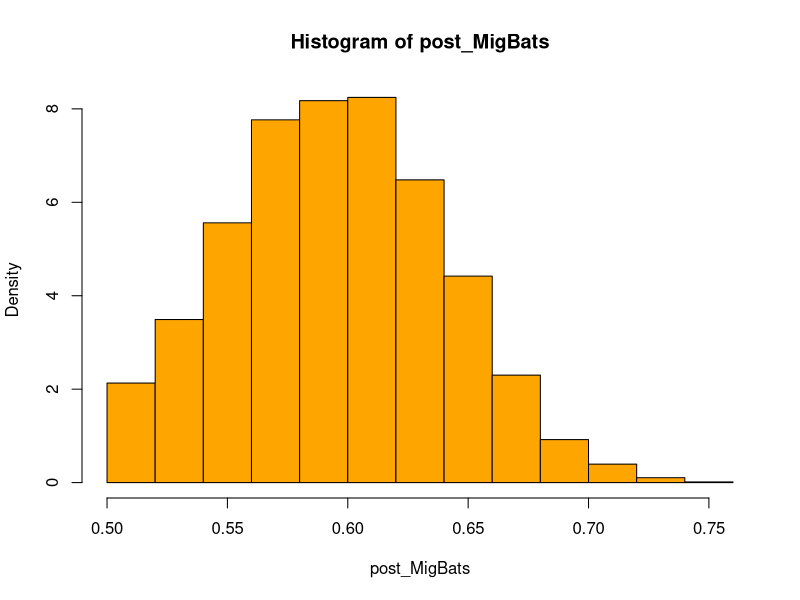
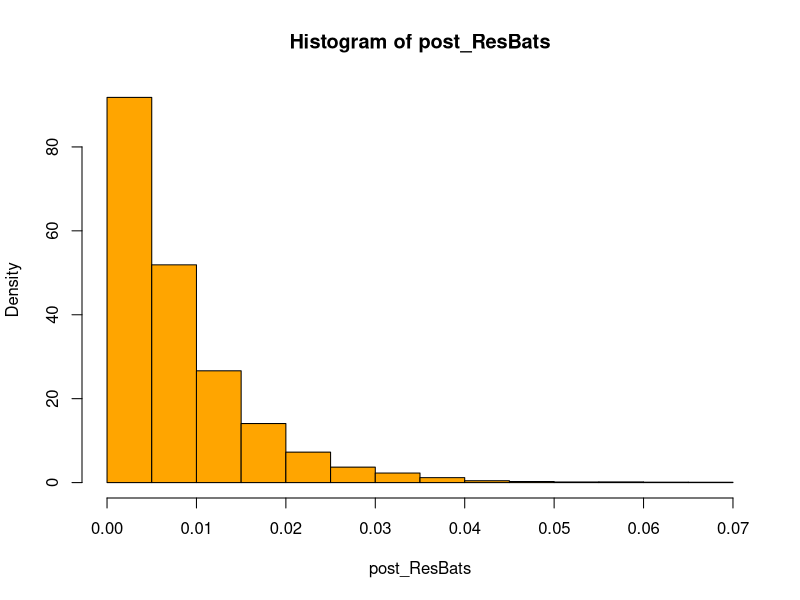
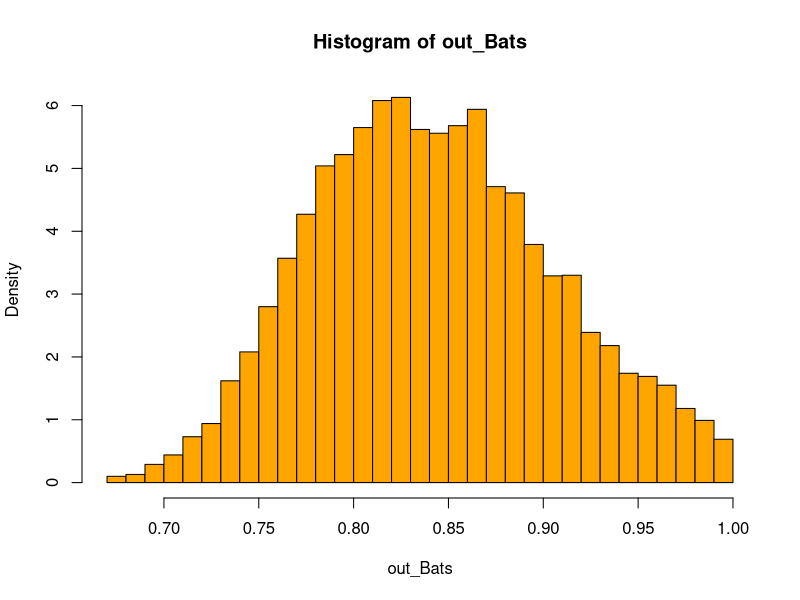
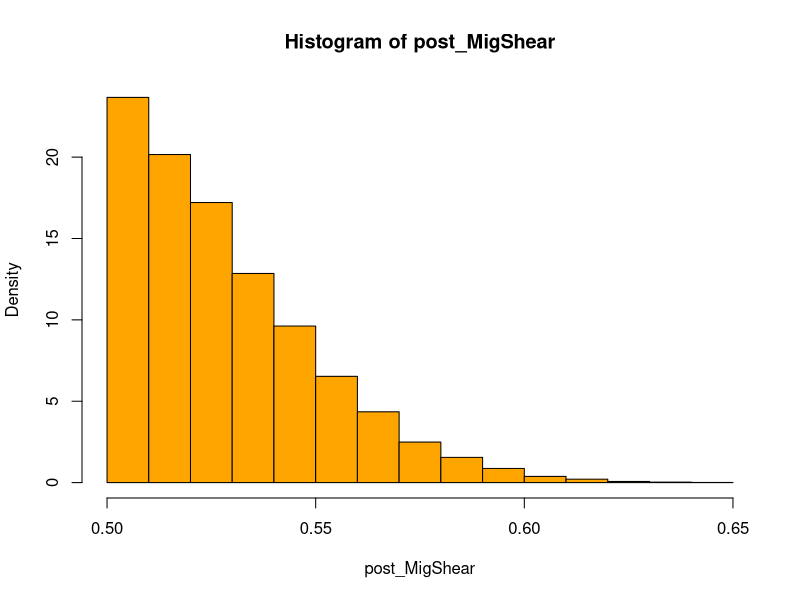
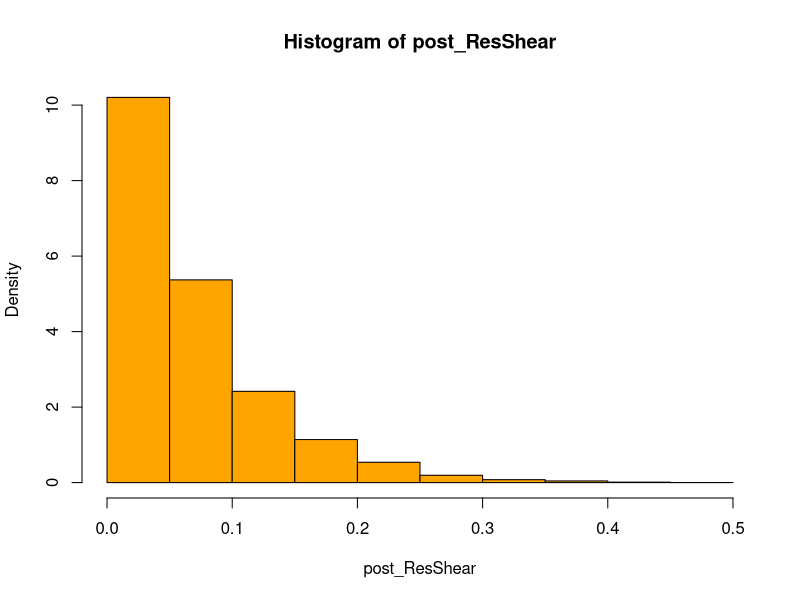
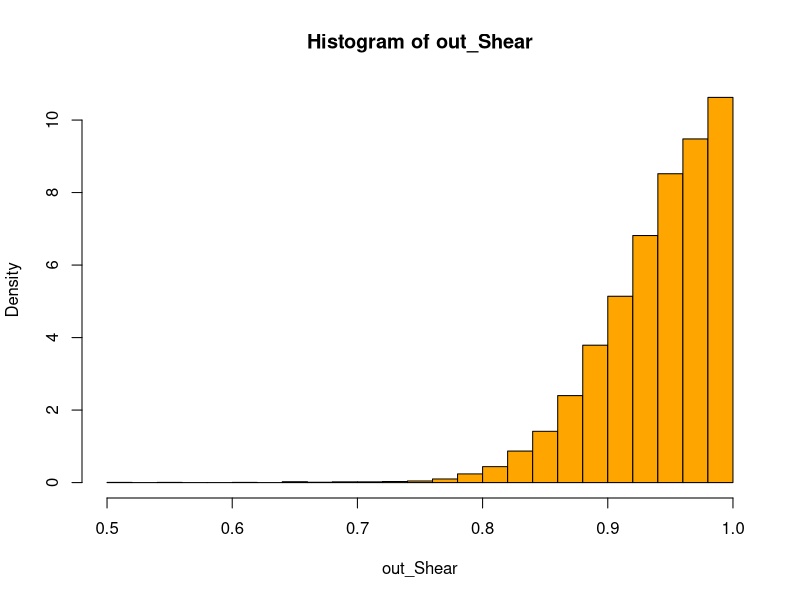
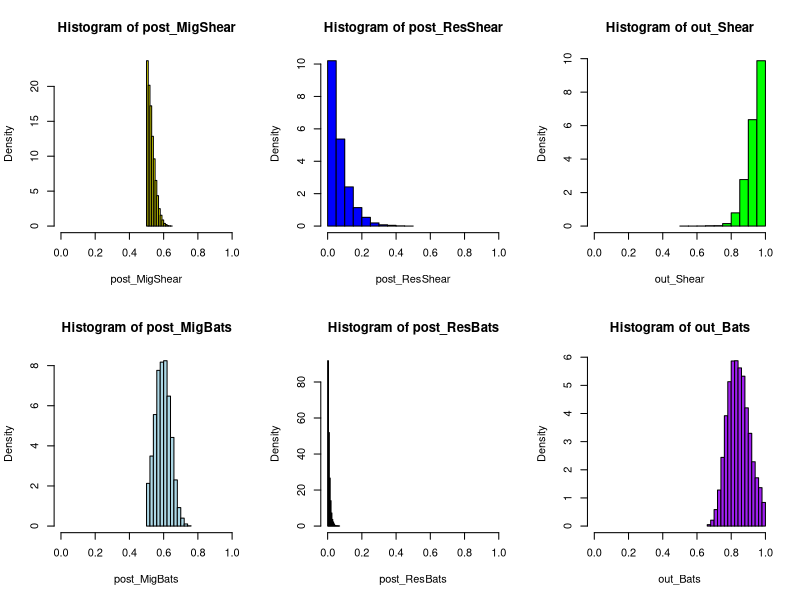
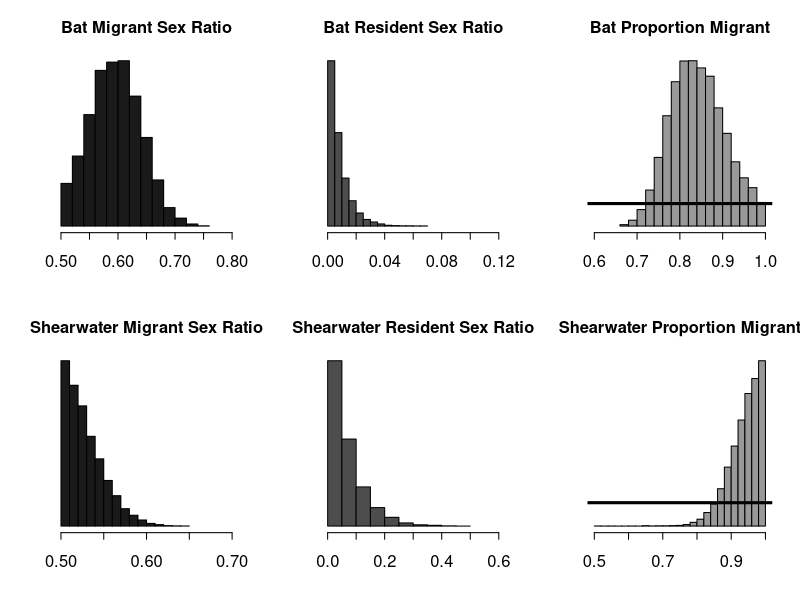

Write the R code that produced these figures, in order. (Note: this script raises an error after producing the figures.)
############################
# Estimating the proportion of migrants and residents in partially migratory species using sex ratio balancing
# H.A. Ohms, C.E. Jordan, A. Gitelman, D.A. Lytle
############################

############################
# The basic equation
# (equation 2 in the paper)
############################

# Assign migrant sex ratio
pi_g <- 0.8

# Assign resident sex ratio
pi_r <- 0.3

# Calculate proportion of migrants
rho_g <- ((0.5-pi_r)/(pi_g-pi_r))
rho_g


############################
# Computing the Bayesian HPD Interval
# (equation 6 in the paper)
############################

# Using the bat example:
# Migrants: 64:44  female:male 
# Residents: 1:126  female:male

# Posterior dist'n for migrants
likxprior_MigBats = function(p) dbeta(p,64,44)*2  #(p, females, males)
nc_MigBats = integrate(likxprior_MigBats,0.5,1)$value
pfun_MigBats = function(p) likxprior_MigBats(p)/nc_MigBats


# Posterior dist'n for residents 
likxprior_ResBats = function(p) dbeta(p,1,126)*2
nc_ResBats = integrate(likxprior_ResBats,0,0.5)$value
pfun_ResBats = function(p) likxprior_ResBats(p)/nc_ResBats


## Draw posterior samples

ss_MigBats <- seq(0.5,1,length=10000000)  # break the space into a million bits for numeric integration
pis_MigBats <- pfun_MigBats(ss_MigBats)

post_MigBats <- sample(ss_MigBats,10000,replace=T,prob=pis_MigBats)
hist(post_MigBats,prob=T,col="orange")


ss_ResBats <- seq(0,0.5,length=10000000)
pis_ResBats <- pfun_ResBats(ss_ResBats)

post_ResBats <- sample(ss_ResBats,10000,replace=T,prob=pis_ResBats)
hist(post_ResBats,prob=T,col="orange")


## Posterior proportion of bat migrants

out_Bats <- (0.5 - post_ResBats)/(post_MigBats-post_ResBats)
hist(out_Bats,prob=T,col="orange",nclass=25)

install.packages("TeachingDemos")
library(TeachingDemos)

emp.hpd(out_Bats)



###########
# SHEARWATERS
###########
# Migrants: 77:80  female:male 
# Residents: 1:14  female:male

## Migrants
likxprior_MigShear = function(p) dbeta(p,77,80)*2  #(p, females, males)
nc_MigShear = integrate(likxprior_MigShear,0.5,1)$value
pfun_MigShear = function(p) likxprior_MigShear(p)/nc_MigShear


## Residents 
likxprior_ResShear = function(p) dbeta(p,1,14)*2
nc_ResShear = integrate(likxprior_ResShear,0,0.5)$value
pfun_ResShear = function(p) likxprior_ResShear(p)/nc_ResShear


## Draw posterior samples

ss_MigShear <- seq(0.5,1,length=10000000)  # break the space into a million bits for numeric integration
pis_MigShear <- pfun_MigShear(ss_MigShear)

post_MigShear <- sample(ss_MigShear,10000,replace=T,prob=pis_MigShear)
hist(post_MigShear,prob=T,col="orange")


ss_ResShear <- seq(0,0.5,length=10000000)
pis_ResShear <- pfun_ResShear(ss_ResShear)

post_ResShear <- sample(ss_ResShear,10000,replace=T,prob=pis_ResShear)
hist(post_ResShear,prob=T,col="orange")


## Posterior proportion of migrant shearwaters

out_Shear <- (0.5 - post_ResShear)/(post_MigShear-post_ResShear)
hist(out_Shear,prob=T,col="orange",nclass=25)

meanShear <- mean(out_Shear)
medianShear <- median(out_Shear)

install.packages("TeachingDemos")
library(TeachingDemos)

emp.hpd(out_Shear)



########################
## Plots
########################


par(mfrow=c(2,3))
hist(post_MigShear,prob=T, xlim=c(0,1), col="yellow")
hist(post_ResShear,prob=T,xlim=c(0,1), col="blue")
hist(out_Shear,prob=T,xlim=c(0,1), col="green")

hist(post_MigBats,prob=T, xlim=c(0,1), col="lightblue")
hist(post_ResBats,prob=T,xlim=c(0,1), col="red")
hist(out_Bats,prob=T,xlim=c(0,1), col="purple")

# With different x-axis

par(mfrow=c(2,3), mgp=c(0,1.8,0))
hist(post_MigBats,prob=T, col="grey10", xlim=c(0.5, 0.8), cex.axis=1.5, yaxt='n', cex.main=1.5, main="Bat Migrant Sex Ratio", ylab="", xlab="")
hist(post_ResBats,prob=T, col="grey30", xlim=c(0, 0.12), yaxt='n', cex.axis=1.5, cex.main=1.5, main="Bat Resident Sex Ratio", ylab="", xlab="")
hist(out_Bats,prob=T, col="grey60", xlim=c(0.6, 1.0), yaxt='n', cex.axis=1.5, cex.main=1.5, main="Bat Proportion Migrant", ylab="", xlab="")
abline(h=0.8, col="black", lwd=3)

hist(post_MigShear,prob=T, col="grey10", xlim=c(0.5, 0.7), cex.axis=1.5, cex.main=1.5, yaxt='n', main="Shearwater Migrant Sex Ratio", ylab="", xlab="")
hist(post_ResShear,prob=T, col="grey30", xlim=c(0, 0.6), yaxt='n', cex.axis=1.5, cex.main=1.5, main="Shearwater Resident Sex Ratio", ylab="", xlab="")
hist(out_Shear,prob=T, col="grey60", breaks=20, xlim=c(0.5, 1), yaxt='n', cex.axis=1.5, cex.main=1.5, main="Shearwater Proportion Migrant", ylab="", xlab="")
abline(h=1.5, col="black", lwd=3)














# To make y-axis sum to 1
#h_MigShear <- hist(post_MigShear, breaks = 100, plot=FALSE)
#h_MigShear$counts=h_MigShear$counts/sum(h_MigShear$counts)
#plot(h_MigShear)


?hist()

hist(post_fs, col="orange", xlim=c(0,1), main="Posterior Pr(F|G)", xlab="")
hist(post1,prob=T,col="red", xlim=c(0,1), main="Bounded Priors: Post Pr(F|G)")

hist(post_fr, col="lightgreen", xlim=c(0,1), main="Posterior Pr(F|R)", xlab="")
hist(post2,prob=T,col="purple", xlim=c(0,1), main="Bounded Priors: Post Pr(F|R)" )

hist(ps, col="lightblue", xlim=c(-1, 1), breaks=1000, main="Posterior Pr(G)", xlab="")
hist(out,prob=T,col="yellow",nclass=25, xlim=c(0,1), main="Posterior Pr(G)")


h_MigShear <- hist(post_MigShear, breaks = 100, plot=FALSE)
h_MigShear$counts=h_MigShear$counts/sum(h_MigShear$counts)
plot(h_MigShear)
